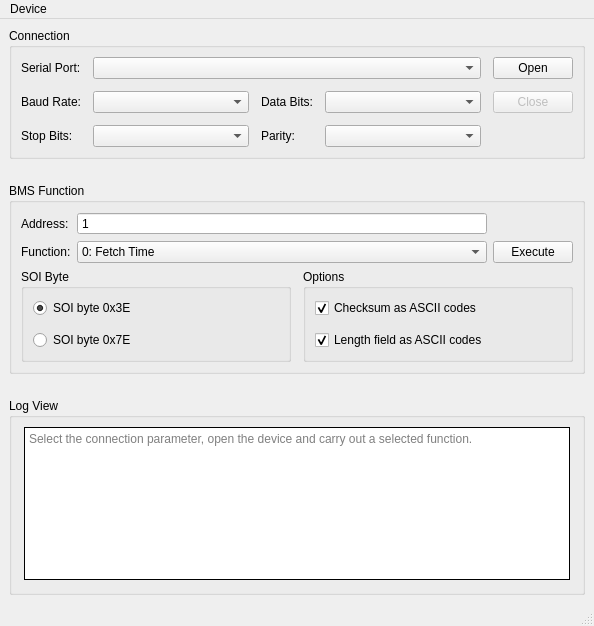
<?xml version="1.0" encoding="UTF-8"?>
<ui version="4.0">
 <class>MainWindow</class>
 <widget class="QMainWindow" name="MainWindow">
  <property name="geometry">
   <rect>
    <x>0</x>
    <y>0</y>
    <width>594</width>
    <height>626</height>
   </rect>
  </property>
  <property name="windowTitle">
   <string>SuperVolt BMS Tester</string>
  </property>
  <widget class="QWidget" name="centralwidget">
   <layout class="QVBoxLayout" name="verticalLayout_3">
    <property name="spacing">
     <number>24</number>
    </property>
    <item>
     <widget class="QGroupBox" name="groupBox">
      <property name="sizePolicy">
       <sizepolicy hsizetype="Expanding" vsizetype="Minimum">
        <horstretch>0</horstretch>
        <verstretch>0</verstretch>
       </sizepolicy>
      </property>
      <property name="title">
       <string>Connection</string>
      </property>
      <layout class="QGridLayout" name="gridLayout">
       <property name="spacing">
        <number>12</number>
       </property>
       <item row="2" column="0">
        <widget class="QLabel" name="label_7">
         <property name="sizePolicy">
          <sizepolicy hsizetype="Minimum" vsizetype="Preferred">
           <horstretch>0</horstretch>
           <verstretch>0</verstretch>
          </sizepolicy>
         </property>
         <property name="text">
          <string>Stop Bits:</string>
         </property>
         <property name="buddy">
          <cstring>cbxStopBits</cstring>
         </property>
        </widget>
       </item>
       <item row="0" column="1" colspan="3">
        <widget class="QComboBox" name="cbxSerialPort">
         <property name="sizePolicy">
          <sizepolicy hsizetype="MinimumExpanding" vsizetype="Fixed">
           <horstretch>0</horstretch>
           <verstretch>0</verstretch>
          </sizepolicy>
         </property>
        </widget>
       </item>
       <item row="1" column="3">
        <widget class="QComboBox" name="cbxDataBits">
         <property name="sizePolicy">
          <sizepolicy hsizetype="MinimumExpanding" vsizetype="Fixed">
           <horstretch>0</horstretch>
           <verstretch>0</verstretch>
          </sizepolicy>
         </property>
        </widget>
       </item>
       <item row="0" column="0">
        <widget class="QLabel" name="label">
         <property name="sizePolicy">
          <sizepolicy hsizetype="Minimum" vsizetype="Preferred">
           <horstretch>0</horstretch>
           <verstretch>0</verstretch>
          </sizepolicy>
         </property>
         <property name="text">
          <string>Serial Port:</string>
         </property>
         <property name="buddy">
          <cstring>cbxSerialPort</cstring>
         </property>
        </widget>
       </item>
       <item row="0" column="4" rowspan="3">
        <widget class="QWidget" name="widget" native="true">
         <layout class="QVBoxLayout" name="verticalLayout">
          <property name="spacing">
           <number>12</number>
          </property>
          <property name="leftMargin">
           <number>0</number>
          </property>
          <property name="topMargin">
           <number>0</number>
          </property>
          <property name="rightMargin">
           <number>0</number>
          </property>
          <property name="bottomMargin">
           <number>0</number>
          </property>
          <item>
           <widget class="QPushButton" name="btnOpen">
            <property name="text">
             <string>Open</string>
            </property>
           </widget>
          </item>
          <item>
           <widget class="QPushButton" name="btnClose">
            <property name="enabled">
             <bool>false</bool>
            </property>
            <property name="text">
             <string>Close</string>
            </property>
           </widget>
          </item>
          <item>
           <spacer name="horizontalSpacer">
            <property name="orientation">
             <enum>Qt::Vertical</enum>
            </property>
            <property name="sizeHint" stdset="0">
             <size>
              <width>61</width>
              <height>31</height>
             </size>
            </property>
           </spacer>
          </item>
         </layout>
        </widget>
       </item>
       <item row="1" column="0">
        <widget class="QLabel" name="label_5">
         <property name="sizePolicy">
          <sizepolicy hsizetype="Minimum" vsizetype="Preferred">
           <horstretch>0</horstretch>
           <verstretch>0</verstretch>
          </sizepolicy>
         </property>
         <property name="text">
          <string>Baud Rate:</string>
         </property>
         <property name="buddy">
          <cstring>cbxBaudRate</cstring>
         </property>
        </widget>
       </item>
       <item row="2" column="2">
        <widget class="QLabel" name="label_8">
         <property name="sizePolicy">
          <sizepolicy hsizetype="Minimum" vsizetype="Preferred">
           <horstretch>0</horstretch>
           <verstretch>0</verstretch>
          </sizepolicy>
         </property>
         <property name="text">
          <string>Parity:</string>
         </property>
         <property name="buddy">
          <cstring>cbxParity</cstring>
         </property>
        </widget>
       </item>
       <item row="1" column="2">
        <widget class="QLabel" name="label_6">
         <property name="sizePolicy">
          <sizepolicy hsizetype="Minimum" vsizetype="Preferred">
           <horstretch>0</horstretch>
           <verstretch>0</verstretch>
          </sizepolicy>
         </property>
         <property name="text">
          <string>Data Bits:</string>
         </property>
         <property name="buddy">
          <cstring>cbxDataBits</cstring>
         </property>
        </widget>
       </item>
       <item row="2" column="1">
        <widget class="QComboBox" name="cbxStopBits">
         <property name="sizePolicy">
          <sizepolicy hsizetype="MinimumExpanding" vsizetype="Fixed">
           <horstretch>0</horstretch>
           <verstretch>0</verstretch>
          </sizepolicy>
         </property>
        </widget>
       </item>
       <item row="2" column="3">
        <widget class="QComboBox" name="cbxParity">
         <property name="sizePolicy">
          <sizepolicy hsizetype="MinimumExpanding" vsizetype="Fixed">
           <horstretch>0</horstretch>
           <verstretch>0</verstretch>
          </sizepolicy>
         </property>
        </widget>
       </item>
       <item row="1" column="1">
        <widget class="QComboBox" name="cbxBaudRate">
         <property name="sizePolicy">
          <sizepolicy hsizetype="MinimumExpanding" vsizetype="Fixed">
           <horstretch>0</horstretch>
           <verstretch>0</verstretch>
          </sizepolicy>
         </property>
        </widget>
       </item>
      </layout>
     </widget>
    </item>
    <item>
     <widget class="QGroupBox" name="gbBmsFunc">
      <property name="enabled">
       <bool>true</bool>
      </property>
      <property name="sizePolicy">
       <sizepolicy hsizetype="Expanding" vsizetype="Minimum">
        <horstretch>0</horstretch>
        <verstretch>0</verstretch>
       </sizepolicy>
      </property>
      <property name="title">
       <string>BMS Function</string>
      </property>
      <layout class="QGridLayout" name="gridLayout_2">
       <item row="0" column="0">
        <widget class="QLabel" name="label_3">
         <property name="text">
          <string>Address:</string>
         </property>
         <property name="buddy">
          <cstring>edAddress</cstring>
         </property>
        </widget>
       </item>
       <item row="0" column="1">
        <widget class="QSpinBox" name="edAddress">
         <property name="buttonSymbols">
          <enum>QAbstractSpinBox::NoButtons</enum>
         </property>
         <property name="minimum">
          <number>1</number>
         </property>
         <property name="maximum">
          <number>254</number>
         </property>
        </widget>
       </item>
       <item row="1" column="0">
        <widget class="QLabel" name="label_2">
         <property name="sizePolicy">
          <sizepolicy hsizetype="Preferred" vsizetype="Preferred">
           <horstretch>0</horstretch>
           <verstretch>0</verstretch>
          </sizepolicy>
         </property>
         <property name="text">
          <string>Function:</string>
         </property>
         <property name="buddy">
          <cstring>cbxFuncions</cstring>
         </property>
        </widget>
       </item>
       <item row="1" column="1">
        <widget class="QComboBox" name="cbxFuncions">
         <property name="sizePolicy">
          <sizepolicy hsizetype="Expanding" vsizetype="Fixed">
           <horstretch>0</horstretch>
           <verstretch>0</verstretch>
          </sizepolicy>
         </property>
         <item>
          <property name="text">
           <string>0: Fetch Time</string>
          </property>
         </item>
         <item>
          <property name="text">
           <string>1: Fetch Protocol Version</string>
          </property>
         </item>
         <item>
          <property name="text">
           <string>2: Fetch SM Address</string>
          </property>
         </item>
         <item>
          <property name="text">
           <string>3: Fetch SM Manufacturer</string>
          </property>
         </item>
         <item>
          <property name="text">
           <string>4: Fetch Quantified Analog Data (Float)</string>
          </property>
         </item>
         <item>
          <property name="text">
           <string>5: Fetch Quantified Analog Data (Fixed)</string>
          </property>
         </item>
         <item>
          <property name="text">
           <string>6: Fetch BMS Telemetry</string>
          </property>
         </item>
         <item>
          <property name="text">
           <string>7: Set Time</string>
          </property>
         </item>
        </widget>
       </item>
       <item row="1" column="2">
        <widget class="QPushButton" name="btnExecFunc">
         <property name="text">
          <string>Execute</string>
         </property>
        </widget>
       </item>
       <item row="2" column="0" colspan="3">
        <widget class="QWidget" name="widget_2" native="true">
         <property name="enabled">
          <bool>true</bool>
         </property>
         <layout class="QHBoxLayout" name="horizontalLayout">
          <property name="spacing">
           <number>12</number>
          </property>
          <property name="leftMargin">
           <number>0</number>
          </property>
          <property name="topMargin">
           <number>0</number>
          </property>
          <property name="rightMargin">
           <number>0</number>
          </property>
          <property name="bottomMargin">
           <number>0</number>
          </property>
          <item>
           <widget class="QGroupBox" name="gbSoi">
            <property name="enabled">
             <bool>true</bool>
            </property>
            <property name="title">
             <string>SOI Byte</string>
            </property>
            <layout class="QGridLayout" name="gridLayout_4">
             <property name="spacing">
              <number>12</number>
             </property>
             <item row="0" column="0">
              <widget class="QRadioButton" name="rbSoi3E">
               <property name="text">
                <string>SOI byte 0x3E</string>
               </property>
               <property name="checked">
                <bool>true</bool>
               </property>
              </widget>
             </item>
             <item row="1" column="0">
              <widget class="QRadioButton" name="rbSoi7E">
               <property name="text">
                <string>SOI byte 0x7E</string>
               </property>
              </widget>
             </item>
            </layout>
           </widget>
          </item>
          <item>
           <widget class="QGroupBox" name="gbOptions">
            <property name="enabled">
             <bool>true</bool>
            </property>
            <property name="title">
             <string>Options</string>
            </property>
            <layout class="QGridLayout" name="gridLayout_3">
             <property name="spacing">
              <number>12</number>
             </property>
             <item row="0" column="0">
              <widget class="QCheckBox" name="cbAsciiChksum">
               <property name="text">
                <string>Checksum as ASCII codes</string>
               </property>
               <property name="checked">
                <bool>true</bool>
               </property>
              </widget>
             </item>
             <item row="1" column="0">
              <widget class="QCheckBox" name="cbAsciiLength">
               <property name="text">
                <string>Length field as ASCII codes</string>
               </property>
               <property name="checked">
                <bool>true</bool>
               </property>
              </widget>
             </item>
            </layout>
           </widget>
          </item>
         </layout>
        </widget>
       </item>
      </layout>
     </widget>
    </item>
    <item>
     <widget class="QGroupBox" name="groupBox_3">
      <property name="sizePolicy">
       <sizepolicy hsizetype="Expanding" vsizetype="Expanding">
        <horstretch>0</horstretch>
        <verstretch>0</verstretch>
       </sizepolicy>
      </property>
      <property name="title">
       <string>Log View</string>
      </property>
      <layout class="QVBoxLayout" name="verticalLayout_2">
       <property name="leftMargin">
        <number>12</number>
       </property>
       <property name="rightMargin">
        <number>12</number>
       </property>
       <property name="bottomMargin">
        <number>12</number>
       </property>
       <item>
        <widget class="QTextBrowser" name="textBrowser">
         <property name="styleSheet">
          <string notr="true">font: 13pt &quot;Courier New&quot;;</string>
         </property>
         <property name="frameShape">
          <enum>QFrame::Box</enum>
         </property>
         <property name="frameShadow">
          <enum>QFrame::Plain</enum>
         </property>
         <property name="placeholderText">
          <string>Select the connection parameter, open the device and carry out a selected function.</string>
         </property>
         <property name="openLinks">
          <bool>false</bool>
         </property>
        </widget>
       </item>
      </layout>
     </widget>
    </item>
   </layout>
  </widget>
  <widget class="QMenuBar" name="menubar">
   <property name="geometry">
    <rect>
     <x>0</x>
     <y>0</y>
     <width>594</width>
     <height>24</height>
    </rect>
   </property>
   <widget class="QMenu" name="mnDevice">
    <property name="title">
     <string>Device</string>
    </property>
    <addaction name="acOpen"/>
    <addaction name="acClose"/>
    <addaction name="separator"/>
    <addaction name="acQuit"/>
   </widget>
   <addaction name="mnDevice"/>
  </widget>
  <widget class="QStatusBar" name="statusbar"/>
  <action name="acOpen">
   <property name="text">
    <string>Open</string>
   </property>
  </action>
  <action name="acClose">
   <property name="text">
    <string>Close</string>
   </property>
  </action>
  <action name="acQuit">
   <property name="text">
    <string>Quit</string>
   </property>
  </action>
 </widget>
 <tabstops>
  <tabstop>cbxSerialPort</tabstop>
  <tabstop>cbxBaudRate</tabstop>
  <tabstop>cbxDataBits</tabstop>
  <tabstop>cbxStopBits</tabstop>
  <tabstop>cbxParity</tabstop>
  <tabstop>btnOpen</tabstop>
  <tabstop>btnClose</tabstop>
  <tabstop>edAddress</tabstop>
  <tabstop>cbxFuncions</tabstop>
  <tabstop>btnExecFunc</tabstop>
  <tabstop>textBrowser</tabstop>
 </tabstops>
 <resources/>
 <connections>
  <connection>
   <sender>acOpen</sender>
   <signal>triggered()</signal>
   <receiver>btnOpen</receiver>
   <slot>click()</slot>
   <hints>
    <hint type="sourcelabel">
     <x>-1</x>
     <y>-1</y>
    </hint>
    <hint type="destinationlabel">
     <x>499</x>
     <y>72</y>
    </hint>
   </hints>
  </connection>
  <connection>
   <sender>acClose</sender>
   <signal>triggered()</signal>
   <receiver>btnClose</receiver>
   <slot>click()</slot>
   <hints>
    <hint type="sourcelabel">
     <x>-1</x>
     <y>-1</y>
    </hint>
    <hint type="destinationlabel">
     <x>499</x>
     <y>104</y>
    </hint>
   </hints>
  </connection>
  <connection>
   <sender>acQuit</sender>
   <signal>triggered()</signal>
   <receiver>MainWindow</receiver>
   <slot>close()</slot>
   <hints>
    <hint type="sourcelabel">
     <x>-1</x>
     <y>-1</y>
    </hint>
    <hint type="destinationlabel">
     <x>279</x>
     <y>265</y>
    </hint>
   </hints>
  </connection>
 </connections>
</ui>
